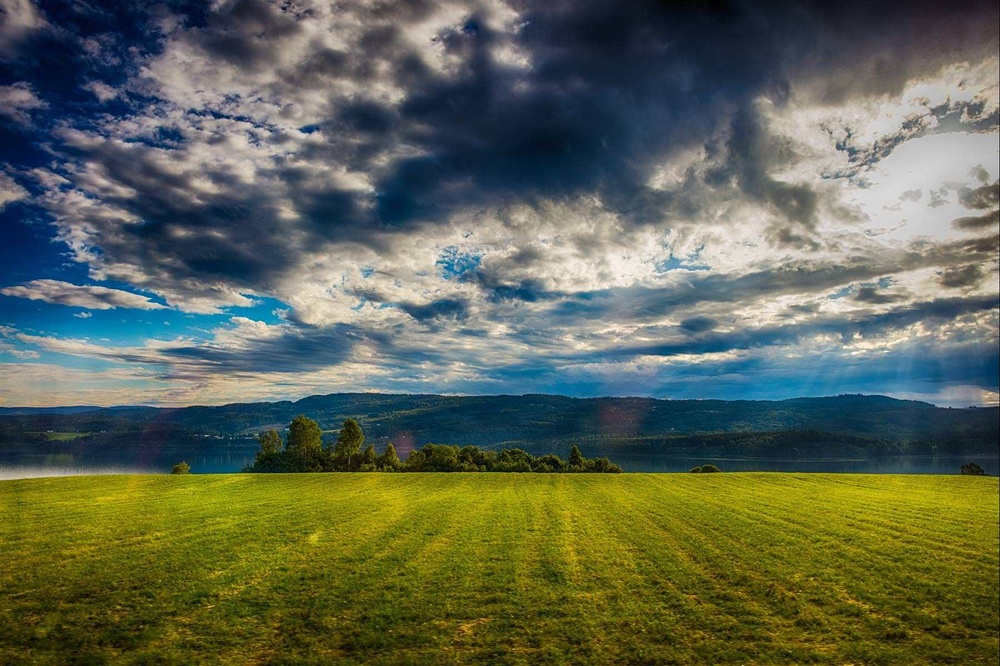
#> input picture testdata/scenery.jpg, 1000 x 666 px, shrunk from 1801 x 1200 before the run
$ jupyter execute 'Day06_調整色調白平衡_modify_white_balance.ipynb'
#> lines starting #> are read from the running program, lines starting #| are printed output that depends on the picture
#> further down, origin_img is the input picture: shape (666, 1000, 3); mean B, G, R 82.9, 101.1, 93.5
# 調整色調白平衡

[cell 1]
import cv2
import numpy as np
import matplotlib.pyplot as plt
import glob
from IPython.display import clear_output

[cell 2]
def show_img(img):
#     plt.figure(figsize=(15,15))
    image_rgb = cv2.cvtColor(img, cv2.COLOR_BGR2RGB)
    plt.imshow(image_rgb)
#> (this line was passed over: IPython is not available in this run)
    plt.show()

[cell 3]
def modify_white_balance(img):

    height = img.shape[0]
#> height = 666
    width = img.shape[1]
#> width = 1000
    dst = np.zeros(img.shape, img.dtype)

    # 1.计算三通道灰度平均值
    imgB = img[:, :, 0]
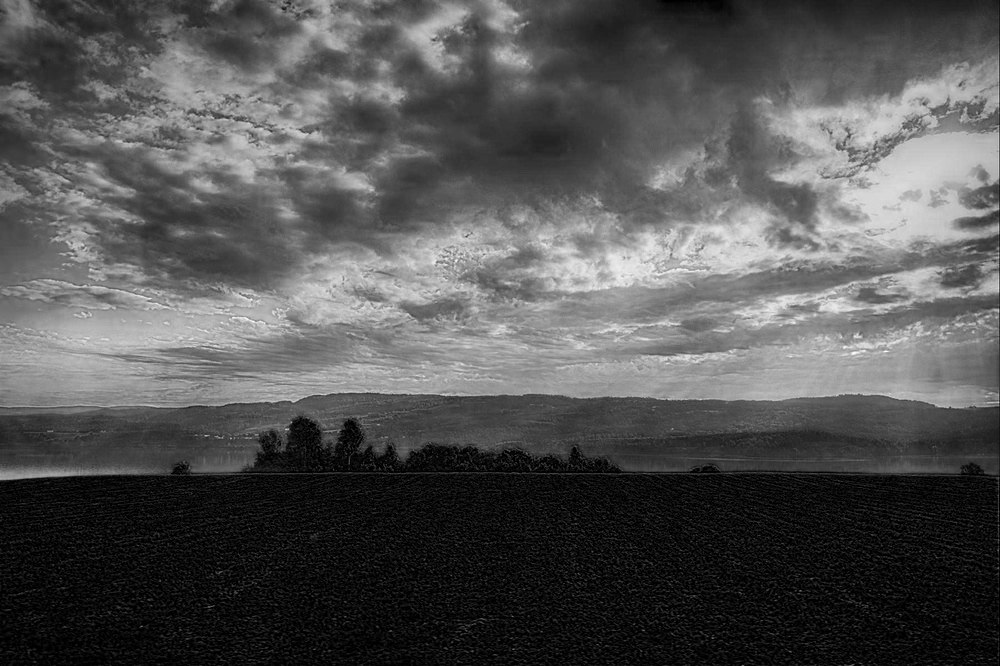
#> imgB: shape (666, 1000); min 0, max 255, mean 82.9
    imgG = img[:, :, 1]
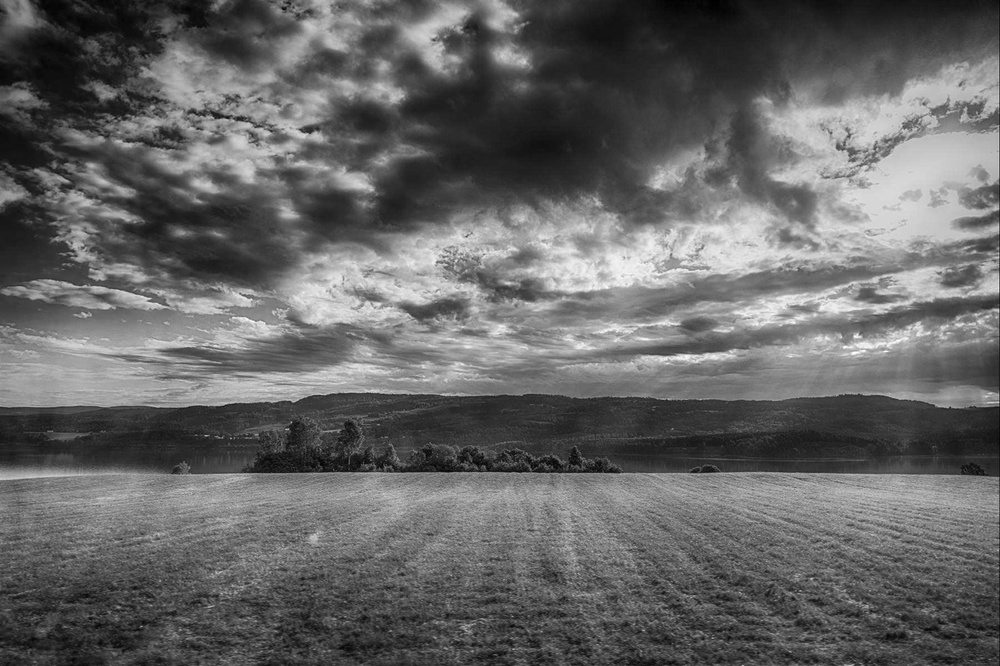
#> imgG: shape (666, 1000); min 0, max 255, mean 101.1
    imgR = img[:, :, 2]
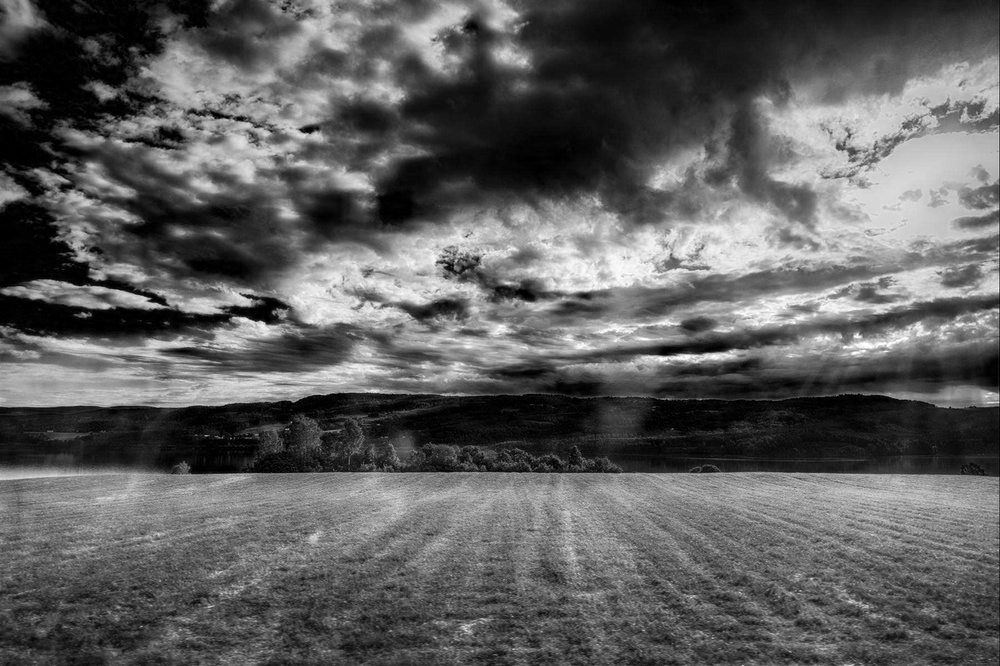
#> imgR: shape (666, 1000); min 0, max 255, mean 93.5

    # 下述3行代码控制白平衡或者冷暖色调，下例中增加了b的分量，会生成冷色调的图像，
    # 如要实现白平衡，则把两个+10都去掉；如要生成暖色调，则增加r的分量即可。
    bAve = cv2.mean(imgB)[0]
#> bAve = 82.89
    gAve = cv2.mean(imgG)[0] + 20
#> gAve = 121.1
    rAve = cv2.mean(imgR)[0] + 20
#> rAve = 113.5
    aveGray = (int)(bAve + gAve + rAve) / 3
#> aveGray = 105.7

    # 2计算每个通道的增益系数
    bCoef = aveGray / bAve
#> bCoef = 1.27
    gCoef = aveGray / gAve
#> gCoef = 0.873
    rCoef = aveGray / rAve
#> rCoef = 0.931

    # 3使用增益系数
    imgB = np.floor((imgB * bCoef))  # 向下取整
    imgG = np.floor((imgG * gCoef))
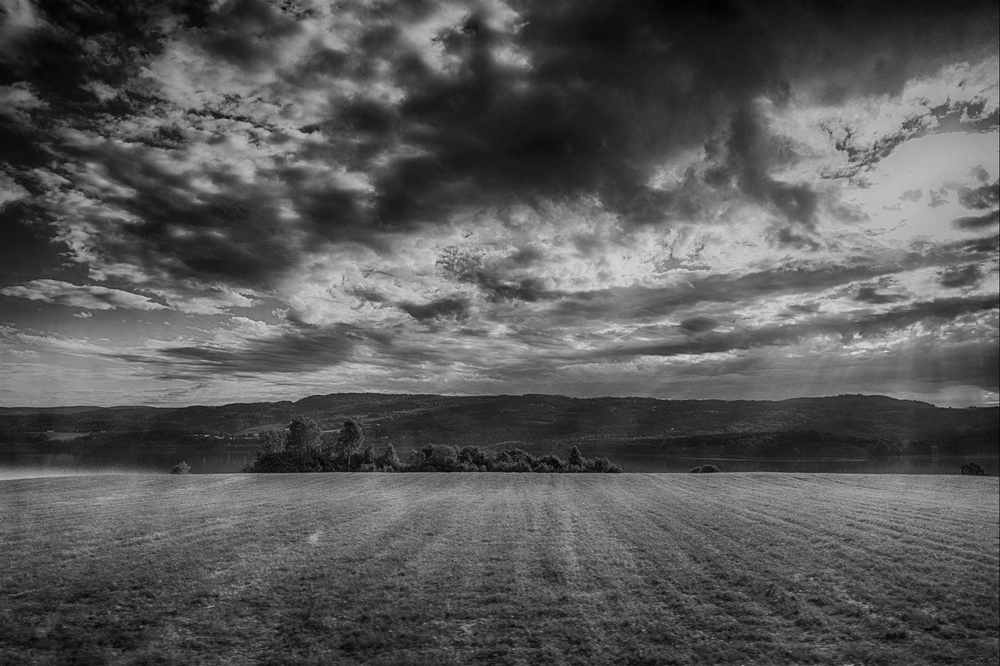
#> imgG: shape (666, 1000) float64; min 0, max 222, mean 87.7
    imgR = np.floor((imgR * rCoef))

    # [13 lines of commented-out code are left out]

    imgb = imgB
    imgb[imgb > 255] = 255
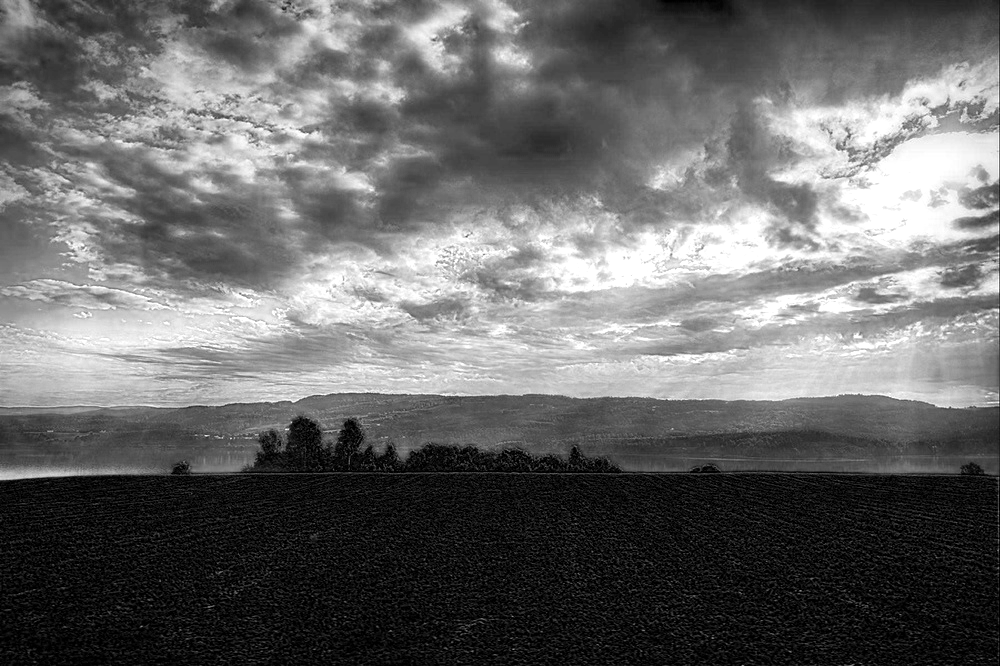
#> imgb: shape (666, 1000) float64; min 0, max 255, mean 104.9

    imgg = imgG
    imgg[imgg > 255] = 255

    imgr = imgR
    imgr[imgr > 255] = 255

    rgb = np.dstack((imgb, imgg, imgr)).astype(np.uint8)
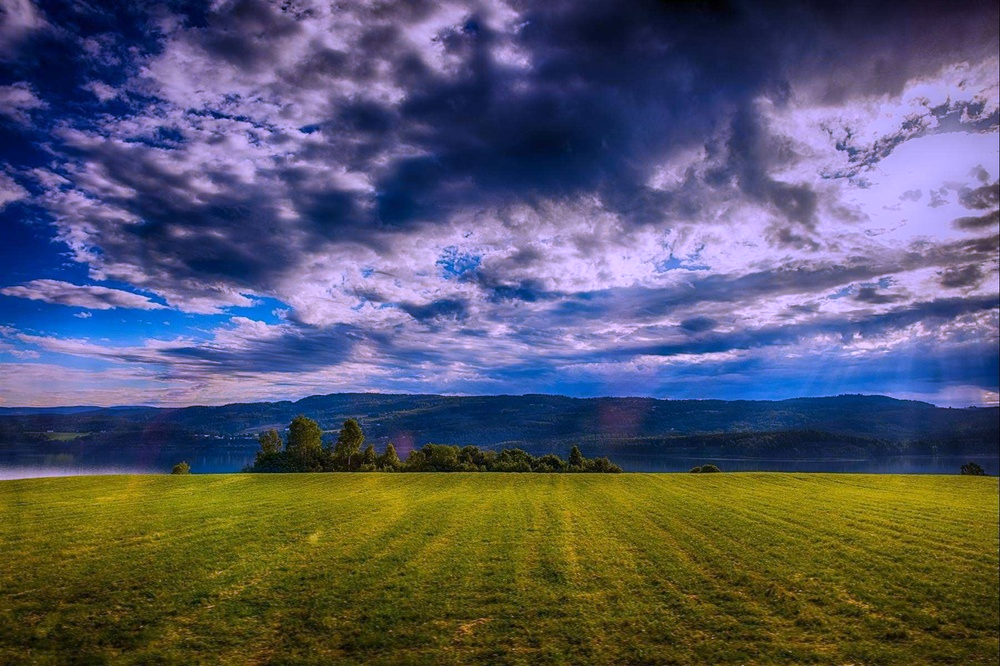
#> rgb: shape (666, 1000, 3); mean of channels 0, 1, 2 104.9, 87.7, 86.6; drawn as B, G, R

    print("Cold color:")
    print(rgb.shape)
#| (666, 1000, 3)
    show_img(rgb)

[cell 4]
def img_processing(img):
    # do something here
    modify_white_balance(img)

[cell 5]
file_name = "./testdata/scenery.jpg"
origin_img = cv2.imread(file_name)
print("origin picture:")
show_img(origin_img)

result_img = img_processing(origin_img)
# show_img(result_img)

$ run again, with testdata/backkiller.jpg copied over testdata/scenery.jpg
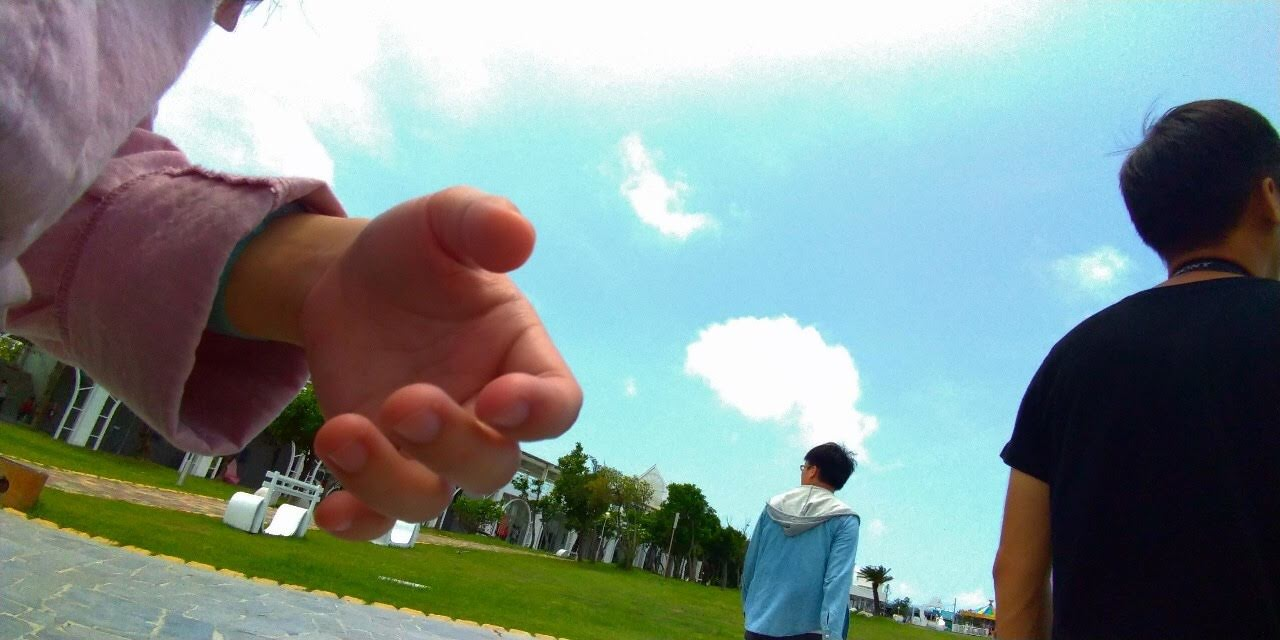
#> input picture testdata/backkiller.jpg, 1280 x 640 px
#> origin_img is the input picture: shape (640, 1280, 3); mean B, G, R 140.4, 143.1, 127.8
#> in modify_white_balance, `imgG = img[:, :, 1]`:
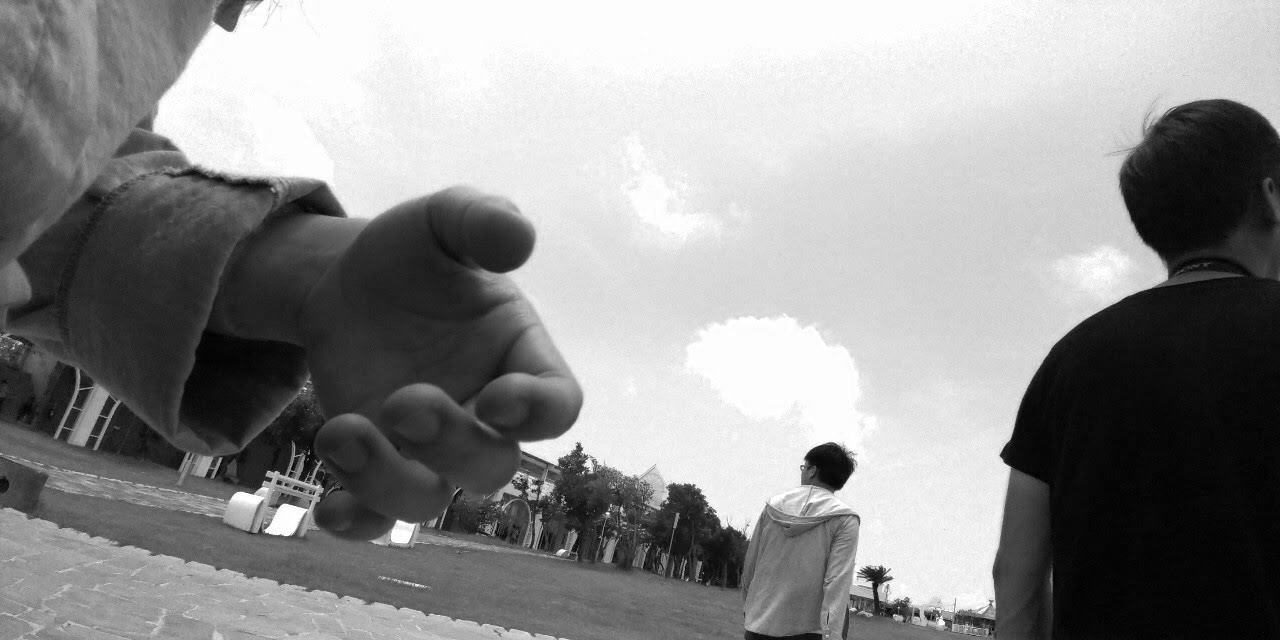
#> imgG: shape (640, 1280); min 0, max 255, mean 143.1
#> in modify_white_balance, `imgR = img[:, :, 2]`:
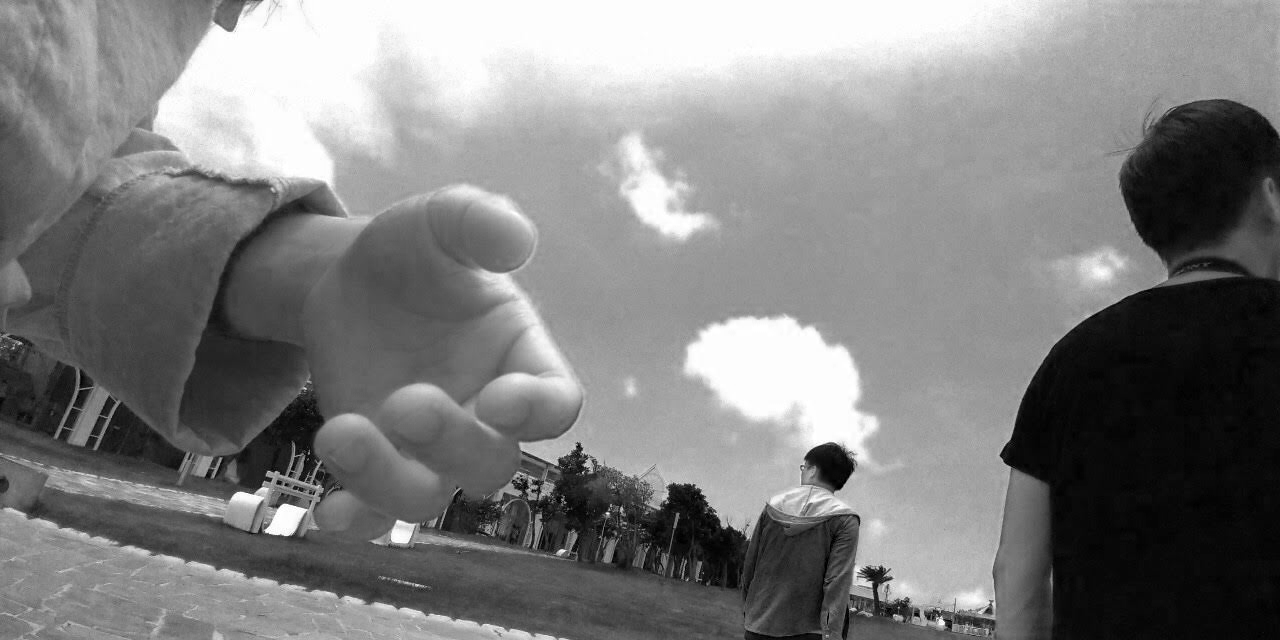
#> imgR: shape (640, 1280); min 0, max 255, mean 127.8
#> bAve = 140.4
#> gAve = 163.1
#> rAve = 147.8
#> aveGray = 150.3
#> bCoef = 1.07
#> gCoef = 0.922
#> rCoef = 1.02
#> imgr: shape (640, 1280) float64; min 0, max 255, mean 129.4
#| (640, 1280, 3)

$ run again, with testdata/cat.jpg copied over testdata/scenery.jpg
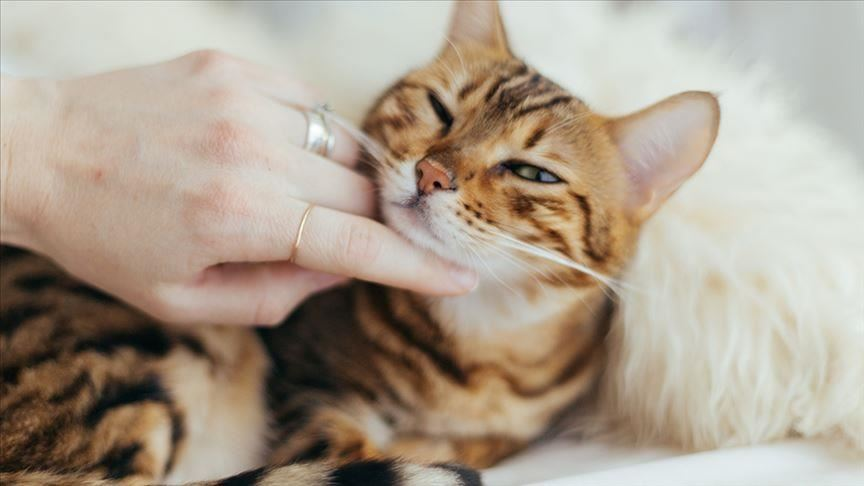
#> input picture testdata/cat.jpg, 864 x 486 px
#> origin_img is the input picture: shape (486, 864, 3); mean B, G, R 142.7, 158.4, 171.5
#> in modify_white_balance, `imgR = img[:, :, 2]`:
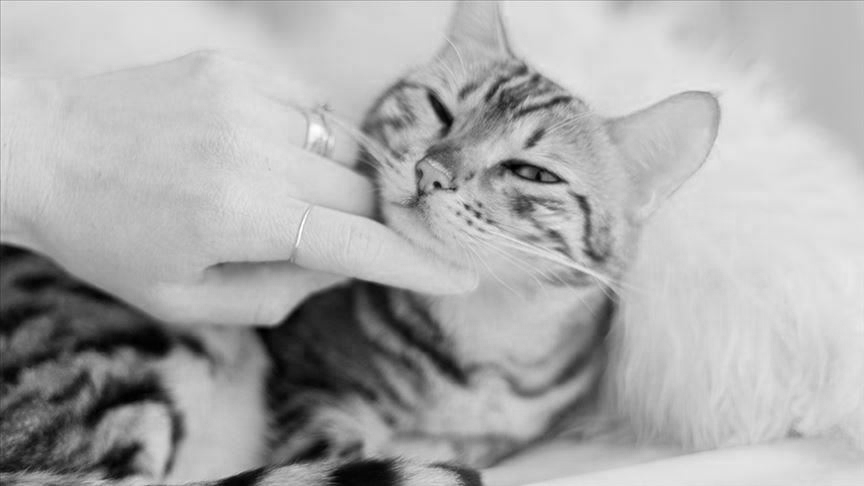
#> imgR: shape (486, 864); min 0, max 255, mean 171.5
#> bAve = 142.7
#> gAve = 178.4
#> rAve = 191.5
#> aveGray = 170.7
#> bCoef = 1.2
#> gCoef = 0.957
#> rCoef = 0.891
#> imgb: shape (486, 864) float64; min 0, max 255, mean 169
#> in modify_white_balance, `rgb = np.dstack((imgb, imgg, imgr)).astype(np.uint8)`:
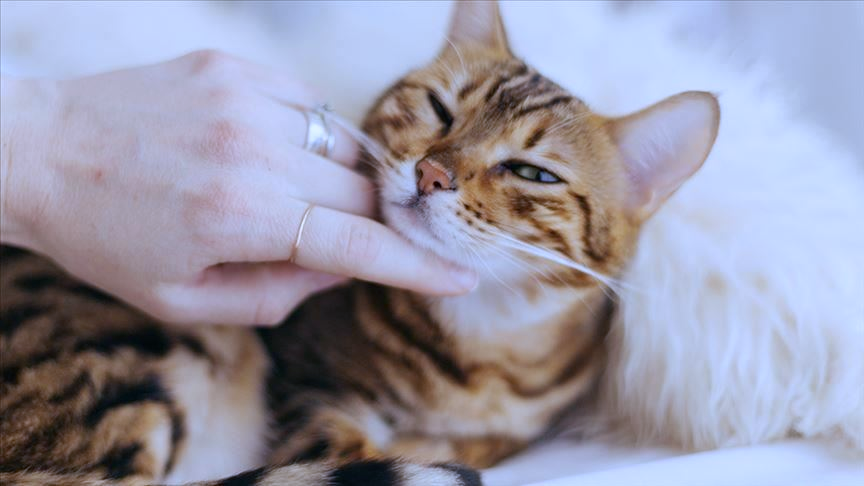
#> rgb: shape (486, 864, 3); mean of channels 0, 1, 2 169, 151, 152.3; drawn as B, G, R
#| (486, 864, 3)
